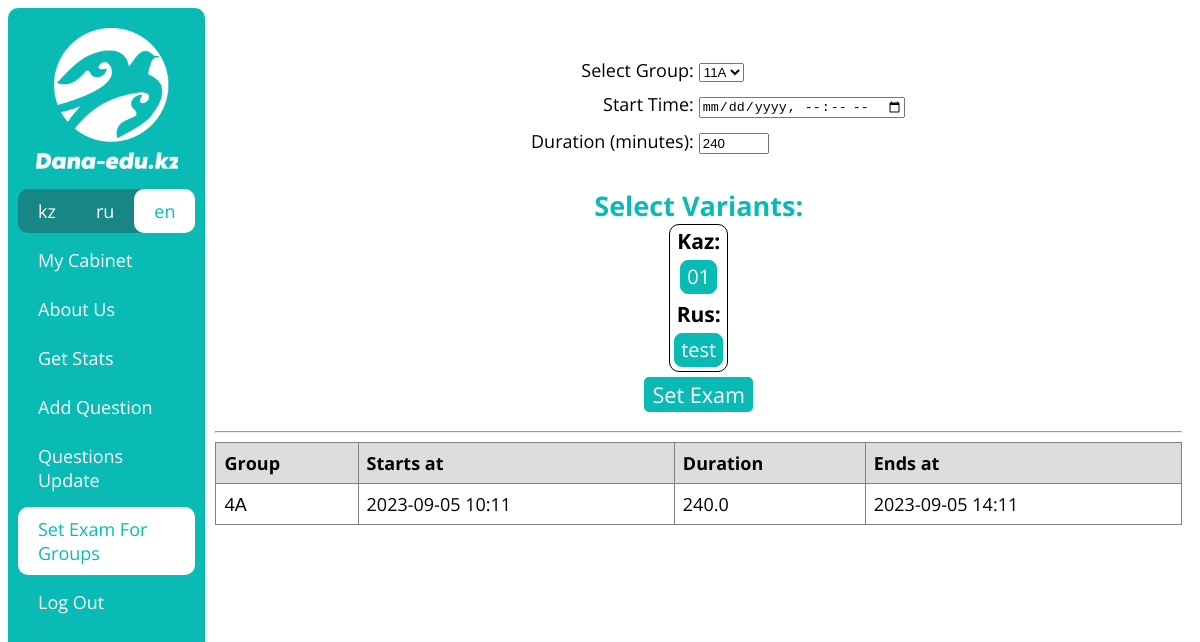
The app's page /en/set_exam_for_groups (signed in) with its own data.
### examapp/models.py (models this page shows, shortened)
class Variant(models.Model):
    name = models.CharField(max_length=100)
    exam_type = models.CharField(max_length=10, choices=getExamTypesChoices())
    language = models.CharField(max_length=3, choices=getVariantLanguageChoices())

class ExamForGroup(models.Model):
    group = models.ForeignKey('Group', on_delete=models.CASCADE)
    variants = models.ManyToManyField('Variant')
    duration = models.FloatField(default=240)
    starts_at = models.DateTimeField()
    ends_at = models.DateTimeField(null=True, blank=True)
    ended_users = models.ManyToManyField('CustomUser', blank=True)

class Group(models.Model):
    number = models.SmallIntegerField(choices=getNumberChoices())
    literal = models.CharField(choices=getLiteralChoices(), max_length=1)
    school = models.ForeignKey('School', on_delete=models.CASCADE)
    def __str__(self):
        return str(self.number) + str(self.literal)

### examapp/views.py (the view, shortened to what this page needs)
# urls.py: path('set_exam_for_groups', setExamForGroup, name='set_exam_for_groups_url'),
@login_required(login_url='login_url')
def setExamForGroup(request):
    if request.user.type != 'MO':
        return redirect('home_url')
    if request.method == 'GET':
        context = {'groups': Group.objects.all(),
                   'vars_ru': Variant.objects.filter(language='RUS'),
                   'vars_kz': Variant.objects.filter(language='KAZ'),
                   'exam_for_groups': ExamForGroup.objects.all().order_by('-pk'),
                   'urls': getUserUrls(request.user)}
        return render(request, 'set_exam_for_groups_page.html', context)

### examapp/functions.py (called while the page is built)
def getUserUrls(user) -> []:
    urls = [
        {'text': _('My Cabinet'), 'url': 'cabinet_url'},
        {'text': _('About Us'), 'url': 'about_us_url'}
    ]
    if user.type == 'PU':
        urls.append({'text': _('Init Exam'), 'url': 'exam_init_url'})
        urls.append({'text': _('Exam Results'), 'url': 'exam_results_url'})
    if user.type == 'MO':
        urls.append({'text': _('Get Stats'), 'url': 'get_stats_url'})
        urls.append({'text': _('Add Question'), 'url': 'add_questions_init_url'})
        urls.append({'text': _('Questions Update'), 'url': 'questions_update_url'})
        urls.append({'text': _('Set Exam For Groups'), 'url': 'set_exam_for_groups_url'})
    urls.append({'text': _('Log Out'), 'url': 'logout_url'})
    return urls

### templates/set_exam_for_groups_page.html (shortened to what this page needs)
{% extends 'base.html' %}
{% load i18n %}
{% block content %}
    <div align="center" style="font-size: 18px;">
        <form id="group-form" class="form" action="{% url 'set_exam_for_groups_url' %}" method="post">
            <p>
                <label for="group">{% trans 'Select Group:' %} </label>
                <select id="group" name="group" onchange="updateDuration()">
                    {% for group in groups %}
                        <option value="{{ group.id }}">{{ group.number }}{{ group.literal }}</option>
                    {% endfor %}
                </select>
            </p>
            <p>
                <label for="start_time">{% trans 'Start Time:' %} </label>
                <input type="datetime-local" id="start_time" name="start_time" required>
            </p>
            <p>
                <label for="duration">{% trans 'Duration (minutes):' %} </label>
                <input type="number" id="duration" name="duration" style="width:30%" required>
            </p>
        </form>
        <h2 style="margin-bottom: 0px;">{% trans 'Select Variants:' %}</h2>
        <div id="variants" align="center">
            <h3 style="margin-top: 1px; margin-bottom: 1px;">Kaz:</h3>
            {% for variant in vars_kz %}
                <button class="question_button" onclick="selectVariant({{ variant.id }})" style="width: auto; border: 1px solid #0ABAB5; border-radius: 8px;">{{ variant.name }}</button>
            {% endfor %}
            <h3 style="margin-top: 1px; margin-bottom: 1px;">Rus:</h3>
            {% for variant in vars_ru %}
                <button class="question_button" onclick="selectVariant({{ variant.id }})" style="width: auto; border: 1px solid #0ABAB5; border-radius: 8px;">{{ variant.name }}</button>
            {% endfor %}
        </div>
        <input class="btn" form="group-form" type="submit" value="{% trans 'Set Exam' %}" style="font-size: 120%">
        <hr>
        <table class="groups_exams">
            <tr>
                <th>{% trans 'Group' %}</th>
                <th>{% trans 'Starts at' %}</th>
                <th>{% trans 'Duration' %}</th>
                <th>{% trans 'Ends at' %}</th>
            </tr>
            {% for exam in exam_for_groups %}
                <tr>
                    <td>{{ exam.group }}</td>
                    <td>{{ exam.starts_at|date:'Y-m-d H:i' }}</td>
                    <td>{{ exam.duration }}</td>
                    <td>{{ exam.ends_at|date:'Y-m-d H:i' }}</td>
                </tr>
            {% endfor %}
        </table>
    </div>
{% endblock content %}

### static/css/style.css (style rules this page uses)
html { user-select: none; }
input, select { margin-bottom: 10px; margin-top: 5px; }
body { font-family: 'Open Sans', sans-serif; }
h1, h2 { color: #0ABAB5; }
.groups_exams td, th { border: 1px solid grey; text-align: left; padding: 8px; }
.groups_exams { font-family: 'Open Sans', sans-serif; border-collapse: collapse; width: 100%; }
.groups_exams th { background-color: #dddddd; }
.question_button { font-size: 20px; font-family: 'Open Sans', sans-serif; background: #0ABAB5; border-radius: 5px; color: #ffffff; border: 2px solid #ffffff; margin: 4px; width: 34px; height: 34px; }
.btn { font-size: 20px; font-family: 'Open Sans', sans-serif; background: #0ABAB5; border-radius: 5px; color: #ffffff; border: 2px solid #0ABAB5; }
.form { display: table; margin-top: 40px; }
.form p { display: table-row; text-align: left; }
.form label { display: table-cell; text-align: right; padding-right: 5px; width: 50%; }
.form input { display: table-cell; }
#variants { border: 1px solid black; border-radius: 10px; margin-bottom = 10px; box-shadow = 10px 5px 5px grey; width: fit-content; max-width: 70%; }

### records on screen
Variant: name "01"
Variant: name "test"
ExamForGroup: group "4А", starts_at "2023-09-05 10:11", duration "240.0", ends_at "2023-09-05 14:11"

### other values on screen
{{ language.code }} "ru"
{{ language.code }} "en"
{{ url.text }} "My Cabinet" "About Us" "Get Stats" "Add Question" "Questions Update" "Set Exam For Groups" "Log Out"
form field group "11А"
